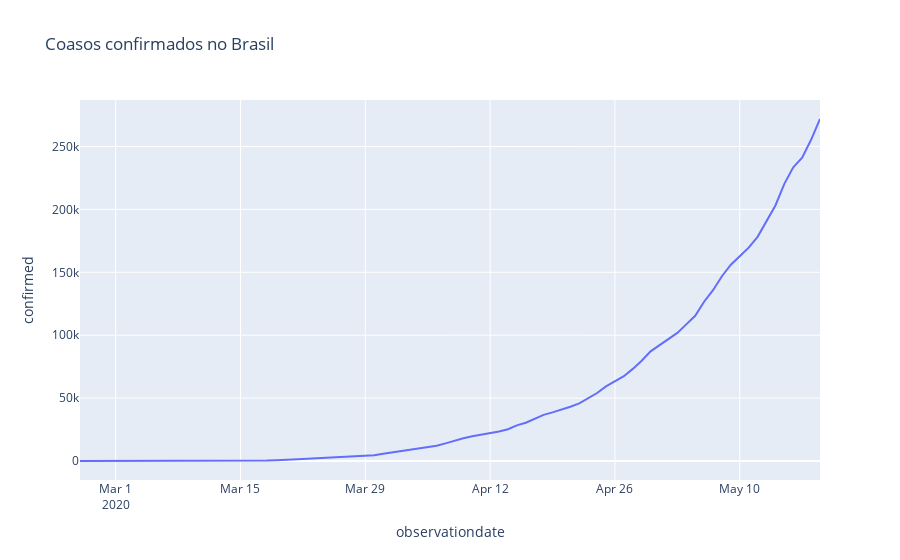

Source (notebook cell):
### Markdown cell above
# Casos Confirmados

### Code cell
# Grafico da evolução de casos confirmados
px.line(brasil, 'observationdate', 'confirmed', title = 'Coasos confirmados no Brasil')
